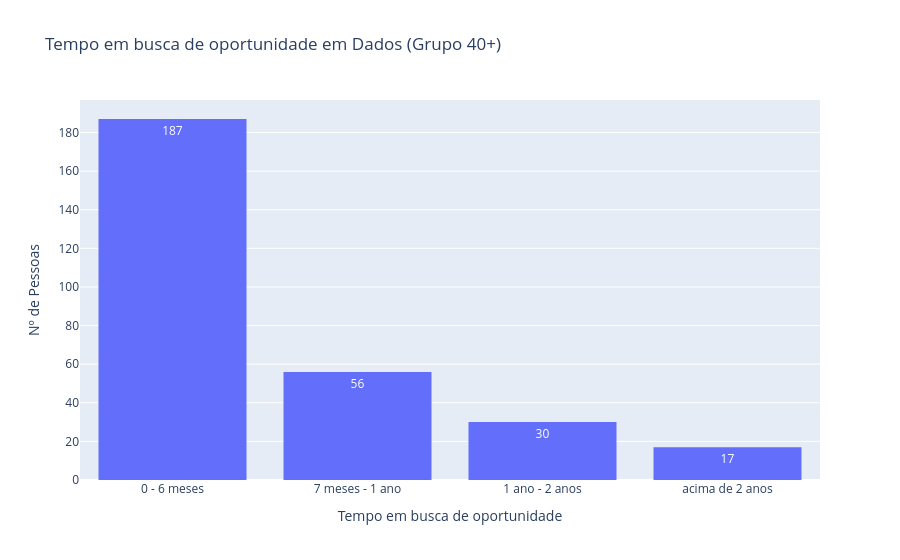

This figure's notebook cell:
### Code cell
# 1. Tempo em busca de oportunidade, grupo 40+
# Ordenando as categorias
ordem_tempo = [
    "0 - 6 meses",
    "7 meses - 1 ano",
    "1 ano - 2 anos",
    "acima de 2 anos"
]

g6 = px.histogram(
    df_h1,
    x="5.c_tempo_em_busca_de_oportunidade",
    category_orders={"5.c_tempo_em_busca_de_oportunidade": ordem_tempo},
    text_auto=True,
    title="Tempo em busca de oportunidade em Dados (Grupo 40+)",
    labels={"5.c_tempo_em_busca_de_oportunidade": "Tempo de Busca"},
)
g6.update_layout(xaxis_title="Tempo em busca de oportunidade", yaxis_title="Nº de Pessoas")
g6.show()

### Figure 1 — Plotly figure (JSON) as saved in the notebook; plotly's stock layout.template omitted (floating-point values rounded to 4 significant figures; data arrays with more than 128 entries replaced by an {"elided": "..."} marker saying what was removed)
{"data": [{"bingroup": "x", "hovertemplate": "Tempo de Busca=%{x}<br>count=%{y}<extra></extra>", "legendgroup": "", "marker": {"color": "#636efa", "pattern": {"shape": ""}}, "name": "", "orientation": "v", "showlegend": false, "texttemplate": "%{value}", "type": "histogram", "x": {"elided": "290 str values"}, "xaxis": "x", "yaxis": "y"}], "layout": {"barmode": "relative", "legend": {"tracegroupgap": 0}, "title": {"text": "Tempo em busca de oportunidade em Dados (Grupo 40+)"}, "xaxis": {"anchor": "y", "categoryarray": ["0 - 6 meses", "7 meses - 1 ano", "1 ano - 2 anos", "acima de 2 anos"], "categoryorder": "array", "domain": [0, 1], "title": {"text": "Tempo em busca de oportunidade"}}, "yaxis": {"anchor": "x", "domain": [0, 1], "title": {"text": "Nº de Pessoas"}}}}
